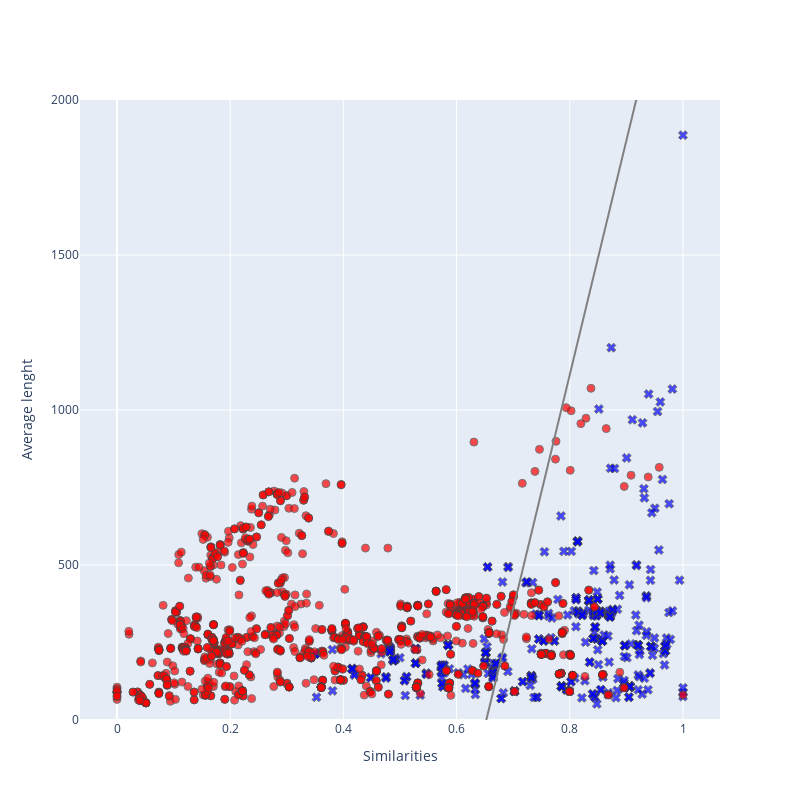
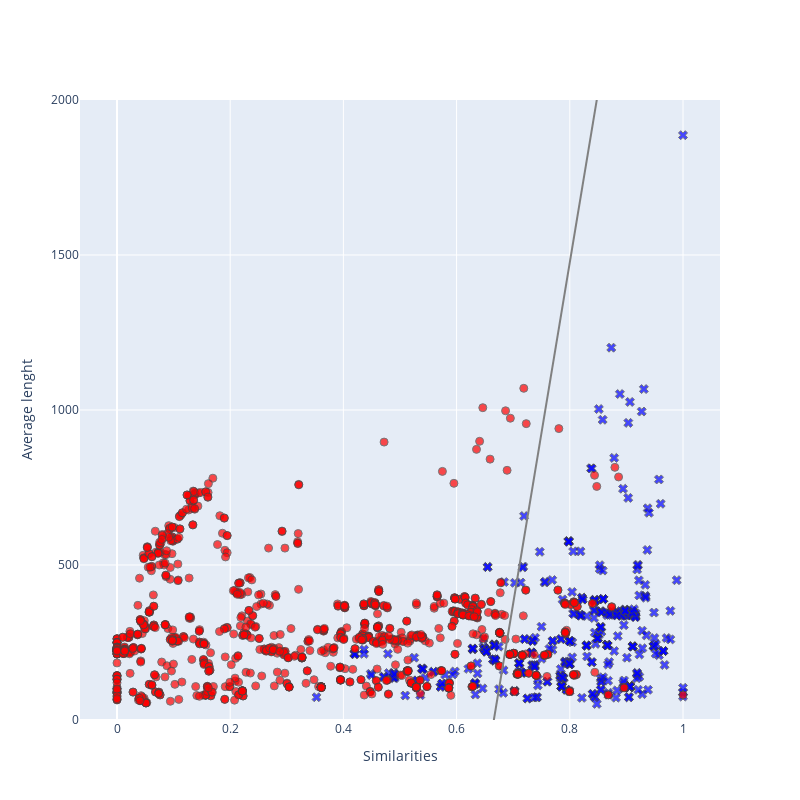

The cell these charts' notebook holds for them, in order:
### Code cell
from similarities.cos_similarity import COSSimilarity
from visualization.lr_visualizer import visualize_data_and_lr_decision_boundary
visualize_data_and_lr_decision_boundary('filtered.csv', COSSimilarity())
visualize_data_and_lr_decision_boundary('filtered.csv', COSSimilarity(vectorized=True))

### Figure 1 — Plotly figure (JSON) as saved in the notebook; plotly's stock layout.template omitted (floating-point values rounded to 4 significant figures; data arrays with more than 128 entries replaced by an {"elided": "..."} marker saying what was removed)
{"data": [{"marker": {"color": "blue", "line": {"width": 1}, "opacity": 0.7, "size": 8, "symbol": "x"}, "mode": "markers", "name": "positive", "showlegend": false, "type": "scatter", "x": {"elided": "440 float values"}, "y": {"elided": "440 float values"}}, {"marker": {"color": "red", "line": {"width": 1}, "opacity": 0.7, "size": 8, "symbol": "circle"}, "mode": "markers", "name": "negative", "showlegend": false, "type": "scatter", "x": {"elided": "1178 float values"}, "y": {"elided": "1178 float values"}}, {"line": {"color": "gray"}, "mode": "lines", "name": "decision boundary", "showlegend": false, "type": "scatter", "x": [0, 0.02041, 0.04082, 0.06122, 0.08163, 0.102, 0.1224, 0.1429, 0.1633, 0.1837, 0.2041, 0.2245, 0.2449, 0.2653, 0.2857, 0.3061, 0.3265, 0.3469, 0.3673, 0.3878, 0.4082, 0.4286, 0.449, 0.4694, 0.4898, 0.5102, 0.5306, 0.551, 0.5714, 0.5918, 0.6122, 0.6327, 0.6531, 0.6735, 0.6939, 0.7143, 0.7347, 0.7551, 0.7755, 0.7959, 0.8163, 0.8367, 0.8571, 0.8776, 0.898, 0.9184, 0.9388, 0.9592, 0.9796, 1], "y": [-4928.0, -4774.0, -4620.0, -4466.0, -4311.0, -4157.0, -4003.0, -3849.0, -3695.0, -3541.0, -3387.0, -3232.0, -3078.0, -2924.0, -2770.0, -2616.0, -2462.0, -2308.0, -2153.0, -1999.0, -1845.0, -1691.0, -1537.0, -1383.0, -1229.0, -1075.0, -920.4, -766.2, -612.1, -457.9, -303.8, -149.7, 4.47, 158.6, 312.7, 466.9, 621.0, 775.2, 929.3, 1083.0, 1238.0, 1392.0, 1546.0, 1700.0, 1854.0, 2008.0, 2162.0, 2317.0, 2471.0, 2625.0]}], "layout": {"height": 800, "width": 800, "xaxis": {"title": {"text": "Similarities"}}, "yaxis": {"range": [0, 2000], "title": {"text": "Average lenght"}}}}

### Figure 2 — Plotly figure (JSON) as saved in the notebook; plotly's stock layout.template omitted (floating-point values rounded to 4 significant figures; data arrays with more than 128 entries replaced by an {"elided": "..."} marker saying what was removed)
{"data": [{"marker": {"color": "blue", "line": {"width": 1}, "opacity": 0.7, "size": 8, "symbol": "x"}, "mode": "markers", "name": "positive", "showlegend": false, "type": "scatter", "x": {"elided": "440 float values"}, "y": {"elided": "440 float values"}}, {"marker": {"color": "red", "line": {"width": 1}, "opacity": 0.7, "size": 8, "symbol": "circle"}, "mode": "markers", "name": "negative", "showlegend": false, "type": "scatter", "x": {"elided": "1178 float values"}, "y": {"elided": "1178 float values"}}, {"line": {"color": "gray"}, "mode": "lines", "name": "decision boundary", "showlegend": false, "type": "scatter", "x": [0, 0.02041, 0.04082, 0.06122, 0.08163, 0.102, 0.1224, 0.1429, 0.1633, 0.1837, 0.2041, 0.2245, 0.2449, 0.2653, 0.2857, 0.3061, 0.3265, 0.3469, 0.3673, 0.3878, 0.4082, 0.4286, 0.449, 0.4694, 0.4898, 0.5102, 0.5306, 0.551, 0.5714, 0.5918, 0.6122, 0.6327, 0.6531, 0.6735, 0.6939, 0.7143, 0.7347, 0.7551, 0.7755, 0.7959, 0.8163, 0.8367, 0.8571, 0.8776, 0.898, 0.9184, 0.9388, 0.9592, 0.9796, 1], "y": [-7321.0, -7097.0, -6872.0, -6648.0, -6423.0, -6199.0, -5975.0, -5750.0, -5526.0, -5301.0, -5077.0, -4852.0, -4628.0, -4404.0, -4179.0, -3955.0, -3730.0, -3506.0, -3282.0, -3057.0, -2833.0, -2608.0, -2384.0, -2159.0, -1935.0, -1711.0, -1486.0, -1262.0, -1037.0, -812.8, -588.4, -364.0, -139.6, 84.86, 309.3, 533.7, 758.1, 982.6, 1207.0, 1431.0, 1656.0, 1880.0, 2105.0, 2329.0, 2554.0, 2778.0, 3002.0, 3227.0, 3451.0, 3676.0]}], "layout": {"height": 800, "width": 800, "xaxis": {"title": {"text": "Similarities"}}, "yaxis": {"range": [0, 2000], "title": {"text": "Average lenght"}}}}
